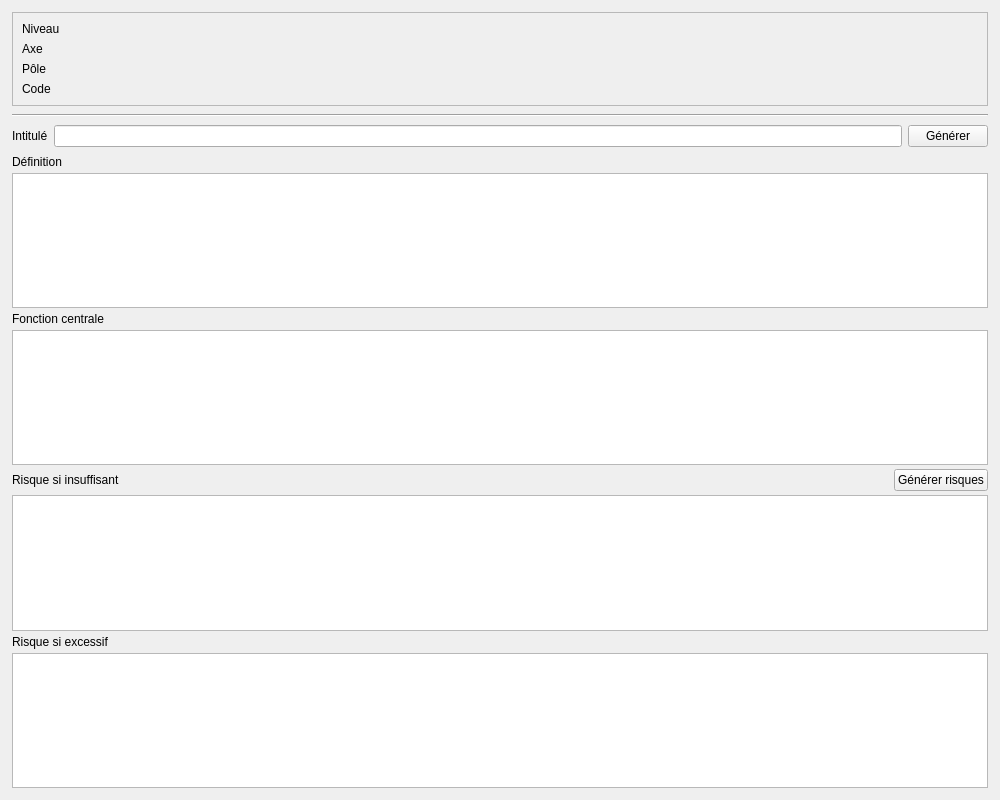
<?xml version="1.0" encoding="UTF-8"?>
<ui version="4.0">
 <class>TabFiche</class>
 <widget class="QWidget" name="TabFiche">
  <property name="geometry">
   <rect>
    <x>0</x>
    <y>0</y>
    <width>1000</width>
    <height>800</height>
   </rect>
  </property>
  <property name="sizePolicy">
   <sizepolicy hsizetype="Maximum" vsizetype="Maximum">
    <horstretch>0</horstretch>
    <verstretch>0</verstretch>
   </sizepolicy>
  </property>
  <layout class="QVBoxLayout" name="main_layout">
   <property name="leftMargin">
    <number>0</number>
   </property>
   <property name="topMargin">
    <number>0</number>
   </property>
   <property name="rightMargin">
    <number>0</number>
   </property>
   <property name="bottomMargin">
    <number>0</number>
   </property>
   <item>
    <widget class="QScrollArea" name="scroll_area">
     <property name="frameShape">
      <enum>QFrame::Shape::NoFrame</enum>
     </property>
     <property name="widgetResizable">
      <bool>true</bool>
     </property>
     <widget class="QWidget" name="scroll_contents">
      <property name="geometry">
       <rect>
        <x>0</x>
        <y>0</y>
        <width>1000</width>
        <height>800</height>
       </rect>
      </property>
      <layout class="QVBoxLayout" name="contents_layout">
       <property name="spacing">
        <number>8</number>
       </property>
       <property name="leftMargin">
        <number>12</number>
       </property>
       <property name="topMargin">
        <number>12</number>
       </property>
       <property name="rightMargin">
        <number>12</number>
       </property>
       <property name="bottomMargin">
        <number>12</number>
       </property>
       <item>
        <widget class="QFrame" name="header_frame">
         <property name="frameShape">
          <enum>QFrame::Shape::StyledPanel</enum>
         </property>
         <property name="frameShadow">
          <enum>QFrame::Shadow::Sunken</enum>
         </property>
         <layout class="QFormLayout" name="header_form">
          <item row="0" column="0">
           <widget class="QLabel" name="lbl_level_key">
            <property name="text">
             <string>Niveau</string>
            </property>
           </widget>
          </item>
          <item row="0" column="1">
           <widget class="QLabel" name="lbl_level_val">
            <property name="text">
             <string/>
            </property>
           </widget>
          </item>
          <item row="1" column="0">
           <widget class="QLabel" name="lbl_axis_key">
            <property name="text">
             <string>Axe</string>
            </property>
           </widget>
          </item>
          <item row="1" column="1">
           <widget class="QLabel" name="lbl_axis_val">
            <property name="text">
             <string/>
            </property>
           </widget>
          </item>
          <item row="2" column="0">
           <widget class="QLabel" name="lbl_pole_key">
            <property name="text">
             <string>Pôle</string>
            </property>
           </widget>
          </item>
          <item row="2" column="1">
           <widget class="QLabel" name="lbl_pole_val">
            <property name="text">
             <string/>
            </property>
           </widget>
          </item>
          <item row="3" column="0">
           <widget class="QLabel" name="lbl_code_key">
            <property name="text">
             <string>Code</string>
            </property>
           </widget>
          </item>
          <item row="3" column="1">
           <widget class="QLabel" name="lbl_code_val">
            <property name="text">
             <string/>
            </property>
           </widget>
          </item>
         </layout>
        </widget>
       </item>
       <item>
        <widget class="QFrame" name="line_separator">
         <property name="frameShape">
          <enum>QFrame::Shape::HLine</enum>
         </property>
         <property name="frameShadow">
          <enum>QFrame::Shadow::Sunken</enum>
         </property>
        </widget>
       </item>
       <item>
        <layout class="QHBoxLayout" name="label_row">
         <property name="spacing">
          <number>6</number>
         </property>
         <item>
          <widget class="QLabel" name="lbl_label_key">
           <property name="text">
            <string>Intitulé</string>
           </property>
          </widget>
         </item>
         <item>
          <widget class="QLineEdit" name="entry_label">
           <property name="placeholderText">
            <string/>
           </property>
          </widget>
         </item>
         <item>
          <widget class="QPushButton" name="btn_generer">
           <property name="toolTip">
            <string>Générer le contenu via IA</string>
           </property>
           <property name="text">
            <string>Générer</string>
           </property>
          </widget>
         </item>
        </layout>
       </item>
       <item>
        <layout class="QVBoxLayout" name="fields_layout">
         <property name="spacing">
          <number>4</number>
         </property>
         <item>
          <widget class="QLabel" name="lbl_definition_key">
           <property name="text">
            <string>Définition</string>
           </property>
          </widget>
         </item>
         <item>
          <widget class="QPlainTextEdit" name="text_definition">
           <property name="minimumSize">
            <size>
             <width>0</width>
             <height>80</height>
            </size>
           </property>
          </widget>
         </item>
         <item>
          <widget class="QLabel" name="lbl_central_function_key">
           <property name="text">
            <string>Fonction centrale</string>
           </property>
          </widget>
         </item>
         <item>
          <widget class="QPlainTextEdit" name="text_central_function">
           <property name="minimumSize">
            <size>
             <width>0</width>
             <height>80</height>
            </size>
           </property>
          </widget>
         </item>
         <item>
          <layout class="QHBoxLayout" name="risk_header_row">
           <item>
            <widget class="QLabel" name="lbl_risk_insufficient_key">
             <property name="text">
              <string>Risque si insuffisant</string>
             </property>
            </widget>
           </item>
           <item>
            <spacer>
             <property name="orientation">
              <enum>Qt::Orientation::Horizontal</enum>
             </property>
             <property name="sizeHint" stdset="0">
              <size>
               <width>40</width>
               <height>20</height>
              </size>
             </property>
            </spacer>
           </item>
           <item>
            <widget class="QPushButton" name="btn_generer_risque">
             <property name="toolTip">
              <string>Générer les risques via IA</string>
             </property>
             <property name="text">
              <string>Générer risques</string>
             </property>
            </widget>
           </item>
          </layout>
         </item>
         <item>
          <widget class="QPlainTextEdit" name="text_risk_insufficient">
           <property name="minimumSize">
            <size>
             <width>0</width>
             <height>80</height>
            </size>
           </property>
          </widget>
         </item>
         <item>
          <widget class="QLabel" name="lbl_risk_excessive_key">
           <property name="text">
            <string>Risque si excessif</string>
           </property>
          </widget>
         </item>
         <item>
          <widget class="QPlainTextEdit" name="text_risk_excessive">
           <property name="minimumSize">
            <size>
             <width>0</width>
             <height>80</height>
            </size>
           </property>
          </widget>
         </item>
        </layout>
       </item>
       <item>
        <spacer name="vertical_spacer">
         <property name="orientation">
          <enum>Qt::Orientation::Vertical</enum>
         </property>
         <property name="sizeHint" stdset="0">
          <size>
           <width>20</width>
           <height>40</height>
          </size>
         </property>
        </spacer>
       </item>
      </layout>
     </widget>
    </widget>
   </item>
  </layout>
 </widget>
 <resources/>
 <connections/>
</ui>
